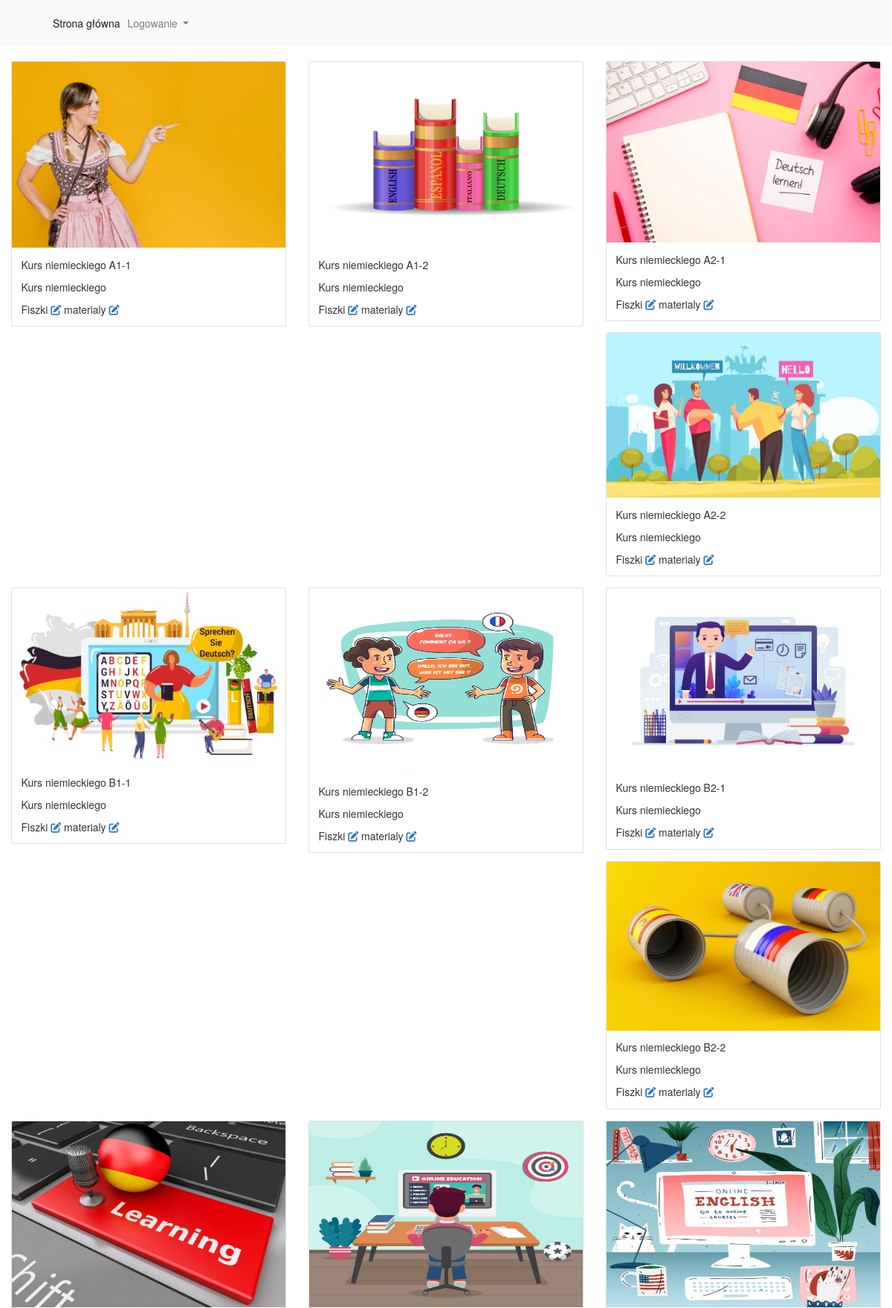
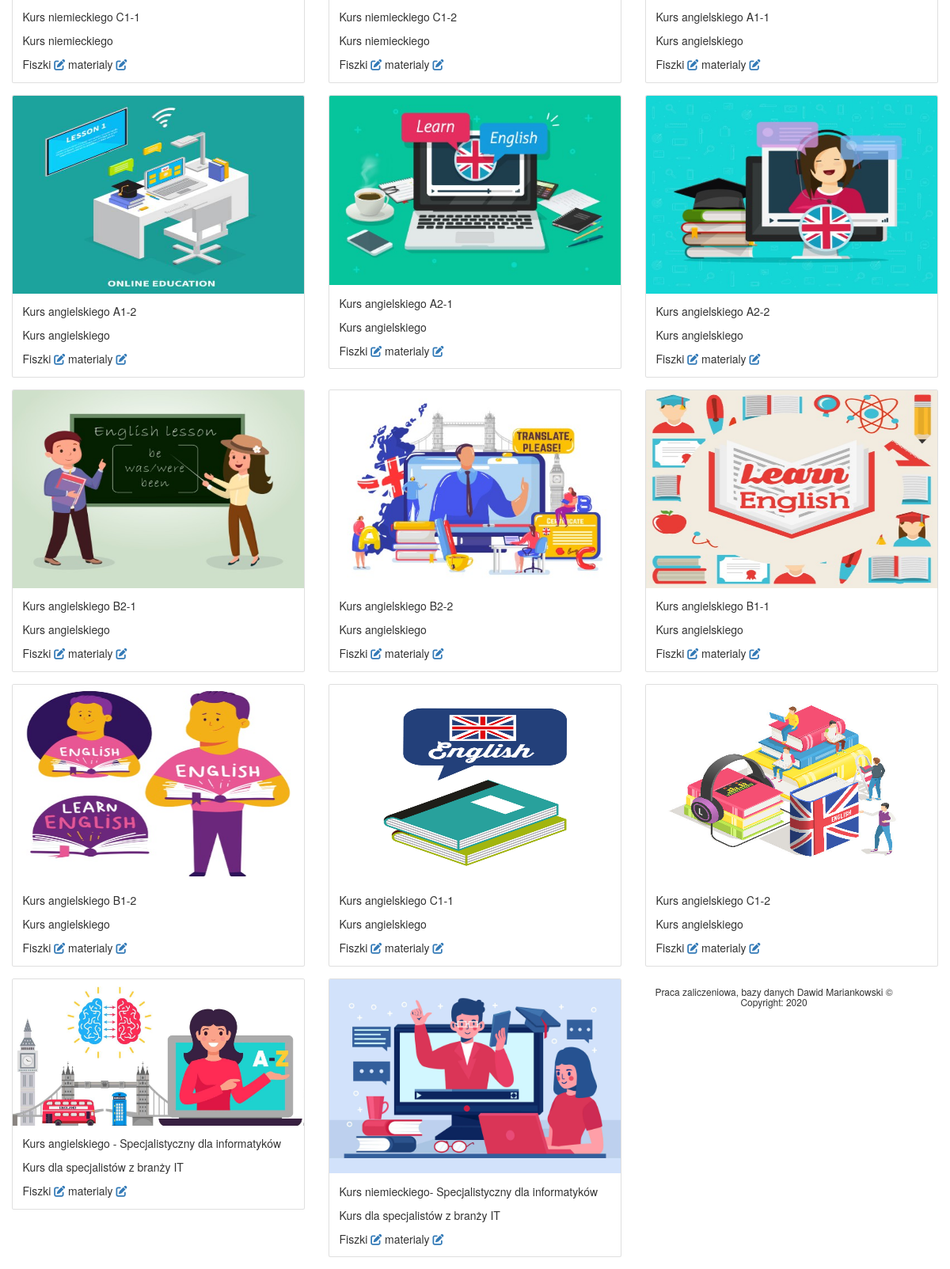
Screenshot of /wszystkie-kursy-nauczyciel.php with the database file from the repository (2 pictures, top to bottom).
### tables this page shows
CREATE TABLE `kurs` (
  `kurs_id` int(11) NOT NULL,
  `nazwa` varchar(100) NOT NULL,
  `opis` text NOT NULL,
  `cena` int(5) NOT NULL,
  `zdjecie` varchar(150) DEFAULT NULL,
  `data_utworzenia` datetime NOT NULL DEFAULT current_timestamp(),
  `kategoria_kategoria_id` int(11) DEFAULT NULL
);

### wszystkie-kursy-nauczyciel.php (the view, shortened to what this page needs)
<?php
require_once('config.php');
$query = "Select
       kurs.kategoria_kategoria_id,
       kurs.data_utworzenia,
       kurs.zdjecie,
       kurs.cena,
       kurs.opis,
       kurs.nazwa,
       kurs.kurs_id
From kurs";
$results = $db_connection->query($query);
foreach ($results as $result) {
    ?>
    <div class="col-md-4">
        <div class="card mb-4 box-shadow">
            <img class="card-img-top" src="<?php echo $result['zdjecie'] ?>">
            <div class="card-body">
                <p class="card-text"><?php echo $result['nazwa'] ?></p>
                <p class="card-text"><?php echo $result['opis'] ?></p>
                <td class="text-center">Fiszki<a href="fiszki-do-kursu-wszystkie.php?id=<?php echo $result['kurs_id'] ?>"> <i
                                class="fas fa-edit "></i></a></td>
                <td class="text-center">materialy <a href="materialy-do-kursu-wszystkie.php?id=<?php echo $result['kurs_id'] ?>"> <i
                                class="fas fa-edit "></i></a></td>
            </div>
        </div>
    </div>
    <?php
}?>
<?php
include('footer.php');
?>

### css/style.css (style rules this page uses)
.card img { max-height: 250px; }

### style.css (style rules this page uses)
.card img { max-height: 250px; }

### rows the page displays
kurs: zdjecie (picture), nazwa "Kurs niemieckiego A1-1", opis "Kurs niemieckiego"
kurs: zdjecie (picture), nazwa "Kurs niemieckiego A1-2", opis "Kurs niemieckiego"
kurs: zdjecie (picture), nazwa "Kurs niemieckiego A2-1", opis "Kurs niemieckiego"
kurs: zdjecie (picture), nazwa "Kurs niemieckiego A2-2", opis "Kurs niemieckiego"
kurs: zdjecie (picture), nazwa "Kurs niemieckiego B1-1", opis "Kurs niemieckiego"
kurs: zdjecie (picture), nazwa "Kurs niemieckiego B1-2", opis "Kurs niemieckiego"
kurs: zdjecie (picture), nazwa "Kurs niemieckiego B2-1", opis "Kurs niemieckiego"
kurs: zdjecie (picture), nazwa "Kurs niemieckiego B2-2", opis "Kurs niemieckiego"
kurs: zdjecie (picture), nazwa "Kurs niemieckiego C1-1", opis "Kurs niemieckiego"
kurs: zdjecie (picture), nazwa "Kurs niemieckiego C1-2", opis "Kurs niemieckiego"
kurs: zdjecie (picture), nazwa "Kurs angielskiego A1-1", opis "Kurs angielskiego"
kurs: zdjecie (picture), nazwa "Kurs angielskiego A1-2", opis "Kurs angielskiego"
kurs: zdjecie (picture), nazwa "Kurs angielskiego A2-1", opis "Kurs angielskiego"
kurs: zdjecie (picture), nazwa "Kurs angielskiego A2-2", opis "Kurs angielskiego"
kurs: zdjecie (picture), nazwa "Kurs angielskiego B2-1", opis "Kurs angielskiego"
kurs: zdjecie (picture), nazwa "Kurs angielskiego B2-2", opis "Kurs angielskiego"
kurs: zdjecie (picture), nazwa "Kurs angielskiego B1-1", opis "Kurs angielskiego"
kurs: zdjecie (picture), nazwa "Kurs angielskiego B1-2", opis "Kurs angielskiego"
kurs: zdjecie (picture), nazwa "Kurs angielskiego C1-1", opis "Kurs angielskiego"
kurs: zdjecie (picture), nazwa "Kurs angielskiego C1-2", opis "Kurs angielskiego"
kurs: zdjecie (picture), nazwa "Kurs angielskiego - Specjalistyczny dla informatyków", opis "Kurs dla specjalistów z branży IT"
kurs: zdjecie (picture), nazwa "Kurs niemieckiego- Specjalistyczny dla informatyków", opis "Kurs dla specjalistów z branży IT"
